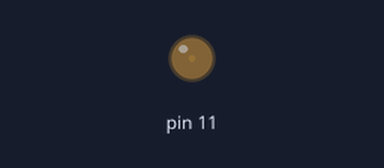
The sketch below on a simulated Arduino Uno, built with avr-gcc and run on an emulated ATmega328P. On the bench: output pins drawn as LEDs (lit = HIGH).

Above: at 0.05 s.
At 1.15 s:
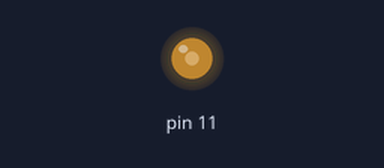
At 2.3 s:
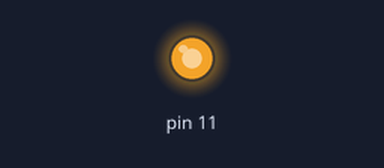
At 4.55 s:
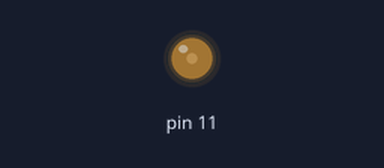
Timing chart, 0 to 6.6 s (numbered marks = the images above):
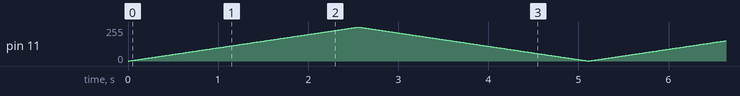

The sketch:

PWM_ON_OFF.ino
```cpp
void setup() {
  // put your setup code here, to run once:
  Serial.begin(9600);
  pinMode(11, OUTPUT);
  // analogWrite(led_pin,led_value);

}

void loop() {
  // put your main code here, to run repeatedly:
  for(int i=0; i<255; i++){
    analogWrite(11, i);
    delay(10);
  }
  for(int i=255; i>0; i--){
    analogWrite(11, i);
    delay(10);
  }
}
```
